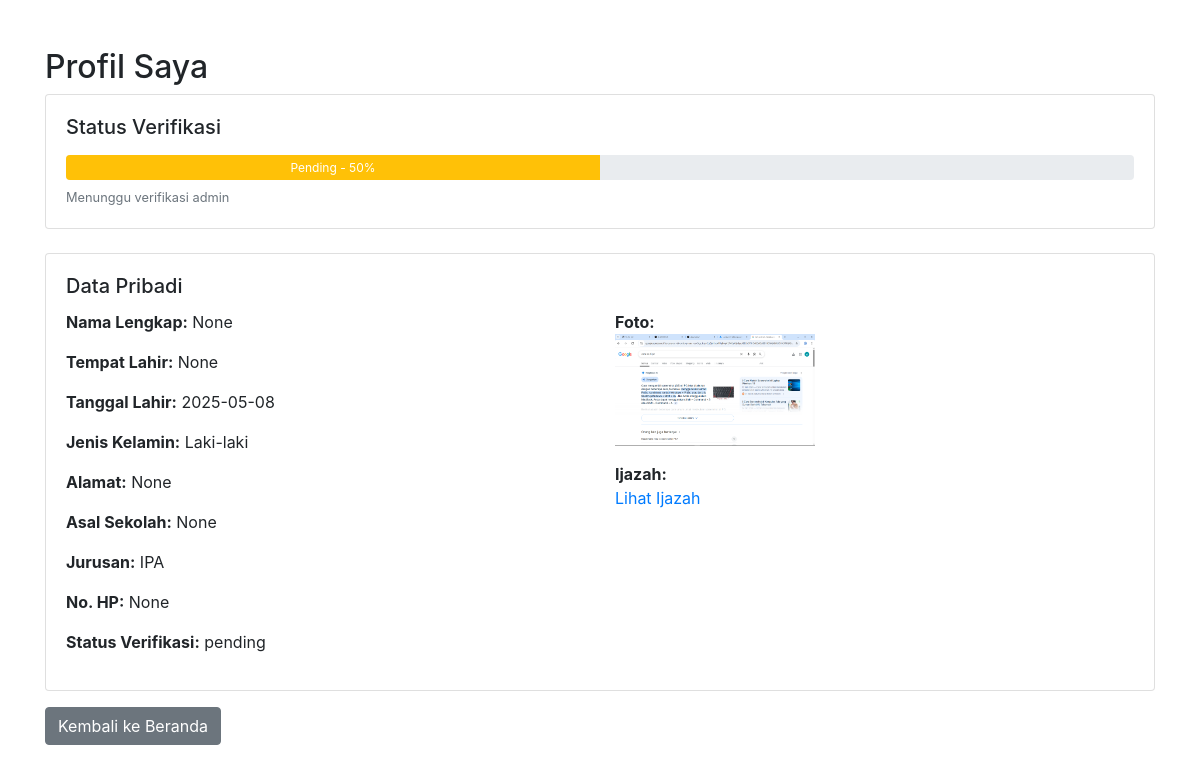
Screenshot of /profile (signed in) with the database file from the repository.
### app.py (models this page shows)
class Formulir(db.Model):
    id = db.Column(db.Integer, primary_key=True)
    user_id = db.Column(db.Integer, db.ForeignKey('users.id'), nullable=False)
    user = db.relationship('User', back_populates='formulir')
    nama_lengkap = db.Column(db.String(100))
    tempat_lahir = db.Column(db.String(100))
    tanggal_lahir = db.Column(db.String(100))
    jenis_kelamin = db.Column(db.String(20))
    alamat = db.Column(db.String(200))
    asal_sekolah = db.Column(db.String(200))
    jurusan = db.Column(db.String(100))
    no_hp = db.Column(db.String(20))
    foto_path = db.Column(db.String(200))
    ijazah_path = db.Column(db.String(200))
    pembayaran_path = db.Column(db.String(200))
    pembayaran_status = db.Column(db.String(20), default='belum')
    verifikasi_status = db.Column(db.String(20), default='belum')

### app.py (the view)
    def wrapper(*args, **kwargs):
        if 'user_id' not in session:
            flash('Anda perlu masuk terlebih dahulu.')
            return redirect(url_for('login'))
        return f(*args, **kwargs)

### app.py (called while the page is built)
@app.before_request
def make_session_permanent():
    session.permanent = True

def login_required(f):
    def wrapper(*args, **kwargs):
        if 'user_id' not in session:
            flash('Anda perlu masuk terlebih dahulu.')
            return redirect(url_for('login'))
        return f(*args, **kwargs)
    wrapper.__name__ = f.__name__
    return wrapper

@app.route('/profile')
@login_required
def profile():
    user = User.query.get(session['user_id'])
    formulir = Formulir.query.filter_by(user_id=user.id).first()
    return render_template('profile.html', user=user, formulir=formulir)

@app.context_processor
def utility_processor():
    def get_current_user():
        if 'user_id' in session:
            return User.query.get(session['user_id'])
        return None
    def get_user_formulir():
        if 'user_id' in session:
            return Formulir.query.filter_by(user_id=session['user_id']).first()
        return None
    return dict(get_current_user=get_current_user, get_user_formulir=get_user_formulir)

### templates/profile.html (shortened to what this page needs)
<!DOCTYPE html>
<html>
<head>
    <link rel="stylesheet" href="https://stackpath.bootstrapcdn.com/bootstrap/4.5.2/css/bootstrap.min.css">
</head>
<body>
    <div class="container mt-5">
        <h2>Profil Saya</h2>
        {% if formulir %}
        <div class="card mb-4">
            <div class="card-body">
                <h5 class="mb-3">Status Verifikasi</h5>
                {% set progress = 100 if formulir.verifikasi_status == 'approved' and formulir.pembayaran_status == 'approved'
                            else 75 if formulir.verifikasi_status == 'approved'
                            else 50 if formulir.verifikasi_status == 'pending'
                            else 25 if formulir.verifikasi_status == 'rejected'
                            else 0 %}
                <div class="progress" style="height: 25px;">
                    <div class="progress-bar {{ 'bg-success' if formulir.verifikasi_status == 'approved' and formulir.pembayaran_status == 'approved'
                                        else 'bg-info' if formulir.verifikasi_status == 'approved'
                                        else 'bg-warning' if formulir.verifikasi_status == 'pending'
                                        else 'bg-danger' }}"
                         role="progressbar"
                         style="width: {{ progress }}%"
                         aria-valuenow="{{ progress }}"
                         aria-valuemin="0"
                         aria-valuemax="100">
                        {{ "Selesai" if formulir.verifikasi_status == 'approved' and formulir.pembayaran_status == 'approved'
                           else "Menunggu Pembayaran" if formulir.verifikasi_status == 'approved'
                           else formulir.verifikasi_status|title if formulir.verifikasi_status
                           else 'Belum Mengisi' }} - {{ progress }}%
                    </div>
                </div>
                <div class="small mt-2 text-muted">
                    {% if formulir.verifikasi_status == 'approved' and formulir.pembayaran_status == 'approved' %}
                        Selamat! Pendaftaran Anda telah selesai
                    {% elif formulir.verifikasi_status == 'approved' %}
                        Pendaftaran disetujui, silakan lakukan pembayaran
                    {% elif formulir.verifikasi_status == 'pending' %}
                        Menunggu verifikasi admin
                    {% elif formulir.verifikasi_status == 'rejected' %}
                        Pendaftaran ditolak, silahkan periksa kembali dokumen Anda
                    {% endif %}
                </div>
            </div>
        </div>
        {% endif %}
        <div class="card">
            <div class="card-body">
                <h5 class="card-title">Data Pribadi</h5>
                {% if formulir %}
                    <div class="row">
                        <div class="col-md-6">
                            <p><strong>Nama Lengkap:</strong> {{ formulir.nama_lengkap }}</p>
                            <p><strong>Tempat Lahir:</strong> {{ formulir.tempat_lahir }}</p>
                            <p><strong>Tanggal Lahir:</strong> {{ formulir.tanggal_lahir }}</p>
                            <p><strong>Jenis Kelamin:</strong> {{ formulir.jenis_kelamin }}</p>
                            <p><strong>Alamat:</strong> {{ formulir.alamat }}</p>
                            <p><strong>Asal Sekolah:</strong> {{ formulir.asal_sekolah }}</p>
                            <p><strong>Jurusan:</strong> {{ formulir.jurusan }}</p>
                            <p><strong>No. HP:</strong> {{ formulir.no_hp }}</p>
                            <p><strong>Status Verifikasi:</strong> {{ formulir.verifikasi_status }}</p>
                        </div>
                        <div class="col-md-6">
                            {% if formulir.foto_path %}
                            <p><strong>Foto:</strong><br>
                                <img src="{{ url_for('uploaded_file', filename=formulir.foto_path) }}"
                                     class="img-fluid" style="max-width: 200px">
                            </p>
                            {% endif %}
                            {% if formulir.ijazah_path %}
                            <p><strong>Ijazah:</strong><br>
                                <a href="{{ url_for('uploaded_file', filename=formulir.ijazah_path) }}"
                                   target="_blank">Lihat Ijazah</a>
                            </p>
                            {% endif %}
                        </div>
                    </div>
                {% else %}
                    <p>Anda belum mengisi formulir pendaftaran.</p>
                    <a href="{{ url_for('verifikasi') }}" class="btn btn-primary">Isi Formulir</a>
                {% endif %}
            </div>
        </div>
        <a href="{{ url_for('index') }}" class="btn btn-secondary mt-3">Kembali ke Beranda</a>
    </div>
</body>
</html>

### rows the page displays
Formulir: verifikasi_status "Pending", nama_lengkap "None", tempat_lahir "None", tanggal_lahir "2025-05-08", jenis_kelamin "Laki-laki", alamat "None", asal_sekolah "None", jurusan "IPA", no_hp "None", verifikasi_status "pending", foto_path (picture)

### other values shown
{{ progress }} "50"
